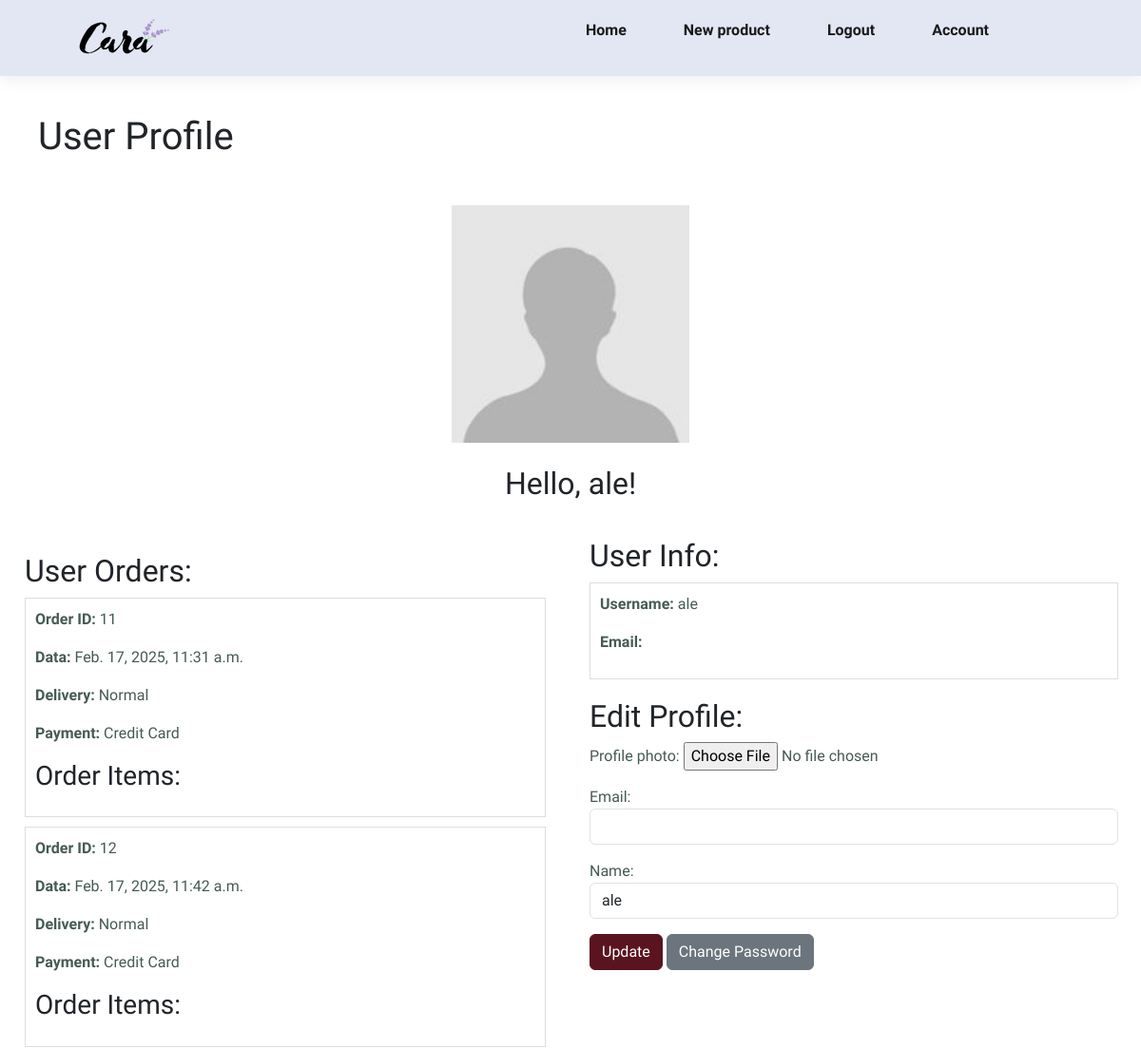
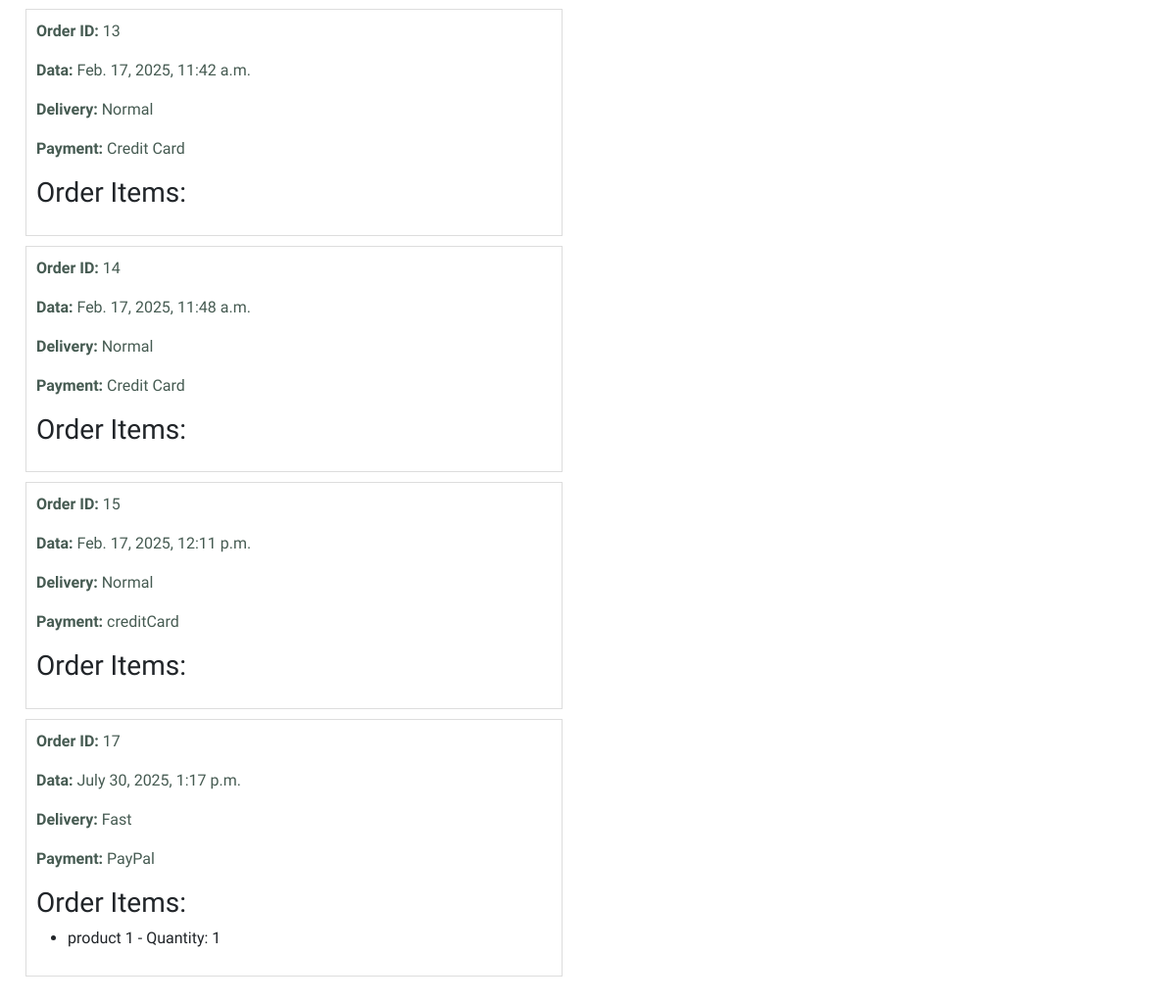
/profile/ (signed in), run on the app's committed database (2 pictures, top to bottom).
### apps/main/models.py (models this page shows, shortened)
class Profile(models.Model):
    user = models.OneToOneField(User, on_delete=models.CASCADE)
    profile_photo = models.ImageField(upload_to='profile_pictures/', blank=True, null=True)

class Product(models.Model):
    name = models.CharField(max_length=50, null=False, blank=False, default='Image')
    description = models.CharField(max_length=100, null=True, blank=True)
    image = models.ImageField(upload_to='fotos/%Y/%m/%d', blank=False, null=True, default=None)
    price = models.DecimalField(max_digits=10, decimal_places=3, blank=False, null=False, default=None)
    user = models.ForeignKey(
        to=User,
        on_delete=models.SET_NULL,
        null=True,
        blank=False,
        related_name="user"
    )

### apps/cart/models.py (models this page shows, shortened)
class Order(models.Model):
    user = models.ForeignKey(
        to=User,
        on_delete=models.SET_NULL,
        null=True,
        blank=False,
        related_name="order"
    )
    cart_items = models.ManyToManyField(CartItem)
    total_price = models.DecimalField(max_digits=10, decimal_places=3, blank=False, null=True)
    address = models.ForeignKey(UserAddress, on_delete=models.DO_NOTHING)
    created_at = models.DateTimeField(auto_now_add=True)
    delivery_method = models.CharField(max_length=50, null=False, blank=False, default='Normal')
    payment_method = models.CharField(max_length=50, null=False, blank=False, default='Credit Card')

class OrderItem(models.Model):
    order = models.ForeignKey(Order, on_delete=models.CASCADE, related_name="order_items")
    product = models.ForeignKey(Product, on_delete=models.CASCADE)
    quantity = models.PositiveIntegerField()
    price = models.DecimalField(max_digits=10, decimal_places=3)

### apps/main/views.py (the view)
    def wrapper(request, *arg, **kwargs):
        if not request.user.is_authenticated:
            messages.warning(request, 'You need to be loged to proceed')
            return redirect('login')
        return view_func(request, *arg, **kwargs)

### apps/main/forms.py (shortened to what this page needs)
class UpdateProfile(forms.ModelForm):
    email = forms.EmailField(required=True, max_length=50, widget=forms.TextInput(
        attrs={'class':'form-control', 'readonly':'readonly'}
    ))
    register_name = forms.CharField(label='Name', required=True, max_length=20, widget=forms.TextInput(
        attrs={
            "class":"form-control",
        }
    ))
    profile_photo = forms.ImageField(required=False)
    class Meta:
        model = Profile
        fields = ['profile_photo']

### apps/main/views.py (called while the page is built, shortened)
def custom_login_required(view_func):
    def wrapper(request, *arg, **kwargs):
        if not request.user.is_authenticated:
            messages.warning(request, 'You need to be loged to proceed')
            return redirect('login')
        return view_func(request, *arg, **kwargs)
    return wrapper

@custom_login_required
def profileView(request):
    user = request.user
    userProfile = Profile.objects.filter(user=user).first()
    userOrders = Order.objects.filter(user=user)
    orderItems = OrderItem.objects.filter(order__in=userOrders)
    form = UpdateProfile(instance=userProfile, initial={'register_name':user.username, 'user_email':user.email})
    context = {
        'userProfile': userProfile,
        'userOrders': userOrders,
        'orderItems': orderItems,
        'form':form
    }
    return render(request, 'store/profile.html', context)

### apps/main/templates/store/profile.html (shortened to what this page needs)
{% extends 'store/base.html' %}
{% load static %}
{% block content %}
<h1 style="padding: 1em;">User Profile</h1>
{% if userProfile  %}
<div style="display: flex; flex-direction: column; justify-content: center; align-items: center;">
    {% if userProfile.profile_photo %}
        <img style="width: 250px; height: 250px;" src="{{ userProfile.profile_photo.url }}" alt="foto de {{userProfile.user.name}}">
    {% else %}
        <img style="width: 250px; height: 250px;" src="{% static 'assets/img/defaultUser.jpg' %}" alt="foto de {{userProfile.user.name}}">
    {% endif %}
    <br>
    <h2 class="h2">Hello, {{userProfile.user.username}}!</h2>
</div>
{% else %}
    <p>Perfil não encontrado.</p>
{% endif %}
<div style="display: flex; flex-direction: row; width: 100%; margin-top: 30px; ">
    <div style="display: flex; flex-direction: column; width: 50%; padding: 1em;">
        <h2 style="margin-left: 10px;">User Orders:</h2>
    {% if userOrders %}
        {% for order in userOrders %}
            <div style="border: 1px solid #ddd; padding: 10px; margin: 0 10px 10px 10px">
                    <p><strong>Order ID:</strong> {{ order.id }}</p>
                    <p><strong>Data:</strong> {{ order.created_at }}</p>
                    <p><strong>Delivery:</strong> {{ order.delivery_method }}</p>
                    <p><strong>Payment:</strong> {{ order.payment_method }}</p>
                    <h3>Order Items:</h3>
                    {% with orderItems|dictsort:"order.id" as filtered_items %}
                        {% if filtered_items %}
                            <ul>
                                {% for item in filtered_items %}
                                    {% if item.order.id == order.id %}
                                        <li>{{ item.product.name }} - Quantity: {{ item.quantity }}</li>
                                    {% endif %}
                                {% endfor %}
                            </ul>
                        {% else %}
                            <p>This order have no Items.</p>
                        {% endif %}
                    {% endwith %}
                </div>
        {% endfor %}
    {% else %}
        <p>No orders Found.</p>
    {% endif %}
    </div>
    <div style="display: flex; flex-direction: column; width: 48%;">
        <h2 style="margin-left: 20px;">User Info:</h2>
        <div style="margin-left: 20px; border: 1px solid #ddd; padding: 10px;">
            <p><strong>Username:</strong> {{userProfile.user.username}}</p>
            <p><strong>Email:</strong> {{userProfile.user.email}}</p>
        </div>
        <div style="margin-left: 20px; margin-top: 20px;">
            <h2>Edit Profile:</h2>
            <form method="POST" enctype="multipart/form-data">
                {{form.as_p}}
                <button type="submit" class="btn btn-primary" style="background-color: #591420; border-color: #591420;">Update</button>
                <button class="btn btn-secondary" id="change-pass-btn">
                    Change Password
                </button>
            </form>
        </div>
    </div>
</div>
{% endblock %}

### static/css/index.css (style rules this page uses)
* { margin: 0; padding: 0; box-sizing: border-box; font-family: "Spartan", sans-serif; }
html { scroll-behavior: smooth; }
h1 { font-size: 50px; line-height: 64px; color: #222; }
h2 { font-size: 46px; line-height: 54px; color: #222; }
p { font-size: 16px; color: #465b52; margin: 15px 0 20px 0; }
body { width: 100%; }

### data on the page
Profile: user.username "ale"
Order: id "11", created_at "Feb. 17, 2025, 11:31 a.m.", delivery_method "Normal", payment_method "Credit Card"
Order: id "12", created_at "Feb. 17, 2025, 11:42 a.m.", delivery_method "Normal", payment_method "Credit Card"
Order: id "13", created_at "Feb. 17, 2025, 11:42 a.m.", delivery_method "Normal", payment_method "Credit Card"
Order: id "14", created_at "Feb. 17, 2025, 11:48 a.m.", delivery_method "Normal", payment_method "Credit Card"
Order: id "15", created_at "Feb. 17, 2025, 12:11 p.m.", delivery_method "Normal", payment_method "creditCard"
Order: id "17", created_at "July 30, 2025, 1:17 p.m.", delivery_method "Fast", payment_method "PayPal"
OrderItem: product.name "product 1", quantity "1"
